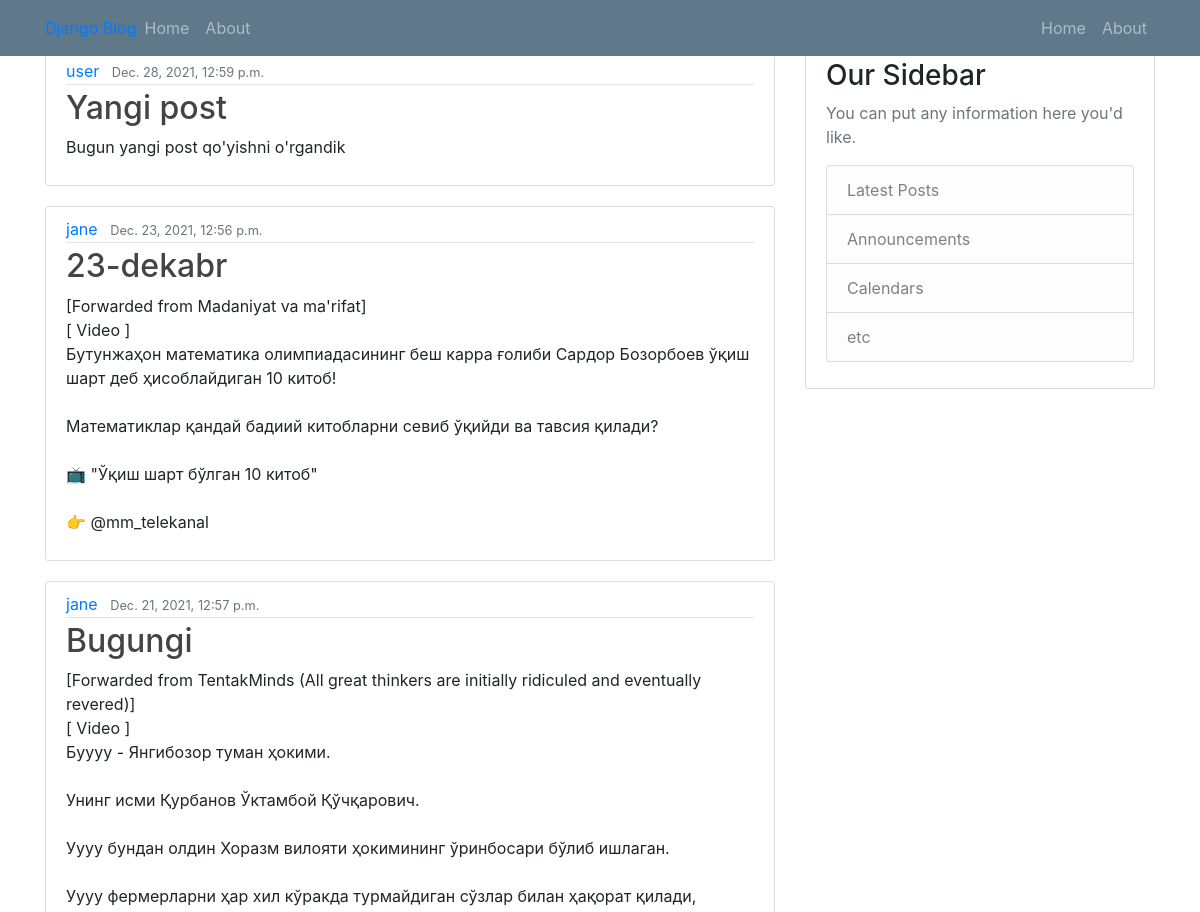
/ (upper part), run on an earlier commit of the app's database.
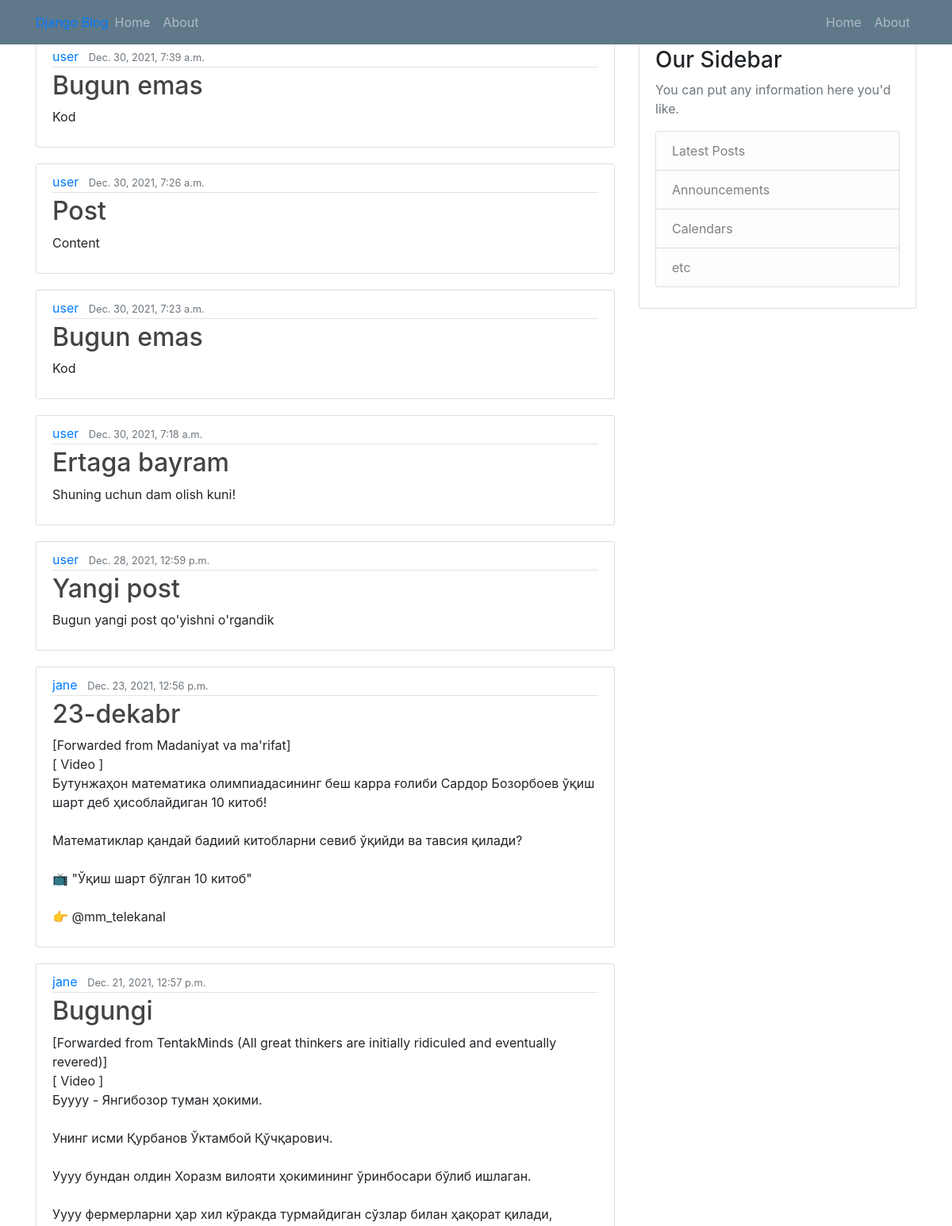
And on a later commit of the database.
### blog/models.py (models this page shows, shortened)
class Post(models.Model):
    title =models.CharField(max_length=100)
    content=models.TextField()
    date_posted = models.DateTimeField(default=timezone.now)
    author = models.ForeignKey(User,on_delete=models.CASCADE)

### blog/views.py (the view)
# urls.py: path('',PostListView.as_view(), name='blog-home'),
class PostListView(ListView):
    model = Post
    template_name = 'blog/home.html'
    context_object_name = 'posts'
    ordering = ['-date_posted']

### blog/templates/blog/home.html
{% extends "blog/base.html" %}
{% block content %}
    {% for post in posts %}
        <article class="media content-section">
          <div class="media-body">
            <div class="article-metadata">
              <a class="mr-2" href="#">{{ post.author }}</a>
              <small class="text-muted">{{ post.date_posted }}</small>
            </div>
            <h2><a class="article-title" href="#">{{ post.title }}</a></h2>
            <p class="article-content">{{ post.content }}</p>
          </div>
        </article>
    {% endfor %}
{% endblock content %}

### blog/templates/blog/base.html (shortened to what this page needs)
{% load static %}
<!DOCTYPE html>
<html lang="en">
<head>
    <link rel="stylesheet" type="text/css" href="{% static 'blog/main.css' %}">
    <link rel="stylesheet" href="https://maxcdn.bootstrapcdn.com/bootstrap/4.0.0/css/bootstrap.min.css"
>
</head>
<body>
    <header class="site-header">
        <nav class="navbar navbar-expand-md navbar-dark bg-steel fixed-top">
            <div class="container">
                <a href="{% url 'blog-home' %}">Django Blog</a>
                <div class="collapse navbar-collapse" id="navbarToggle">
                    <div class="navbar-nav mr-auto">
                        <a class="nav-item nav-link" href="{% url 'blog-home'  %}">Home</a>
                        <a href="{% url 'blog-about'  %}" class="nav-item nav-link">About</a>
                    </div>
                    <div class="navbar-nav">
                        <a class="nav-item nav-link" href="#">Home</a>
                        <a href="#" class="nav-item nav-link">About</a>
                    </div>
                </div>
            </div>
        </nav>
    </header>
    <main role="main" class="container mt-5">
        <div class="row">
          <div class="col-md-8">
            {% block content %}{% endblock %}
          </div>
          <div class="col-md-4">
            <div class="content-section">
              <h3>Our Sidebar</h3>
              <p class='text-muted'>You can put any information here you'd like.
                <ul class="list-group">
                  <li class="list-group-item list-group-item-light">Latest Posts</li>
                  <li class="list-group-item list-group-item-light">Announcements</li>
                  <li class="list-group-item list-group-item-light">Calendars</li>
                  <li class="list-group-item list-group-item-light">etc</li>
                </ul>
              </p>
            </div>
          </div>
        </div>
      </main>
</body>
</html>

### blog/static/blog/main.css (style rules this page uses)
body { background: #fafafa; color: #333333; margin-top: 5rem; }
h1, h2, h3, h4, h5, h6 { color: #444444; }
ul { margin: 0; }
.bg-steel { background-color: #5f788a; }
.site-header .navbar-nav .nav-link { color: #cbd5db; }
.content-section { background: #ffffff; padding: 10px 20px; border: 1px solid #dddddd; border-radius: 3px; margin-bottom: 20px; }
.article-title { color: #444444; }
.article-content { white-space: pre-line; }
.article-metadata { padding-bottom: 1px; margin-bottom: 4px; border-bottom: 1px solid #e3e3e3 }

What changed in the data, as far as the page shows it:
added Post: author "user", date_posted "Dec. 30, 2021, 7:39 a.m.", title "Bugun emas", content "Kod"
added Post: author "user", date_posted "Dec. 30, 2021, 7:26 a.m.", title "Post", content "Content"
added Post: author "user", date_posted "Dec. 30, 2021, 7:23 a.m.", title "Bugun emas", content "Kod"
added Post: author "user", date_posted "Dec. 30, 2021, 7:18 a.m.", title "Ertaga bayram", content "Shuning uchun dam olish kuni!"
